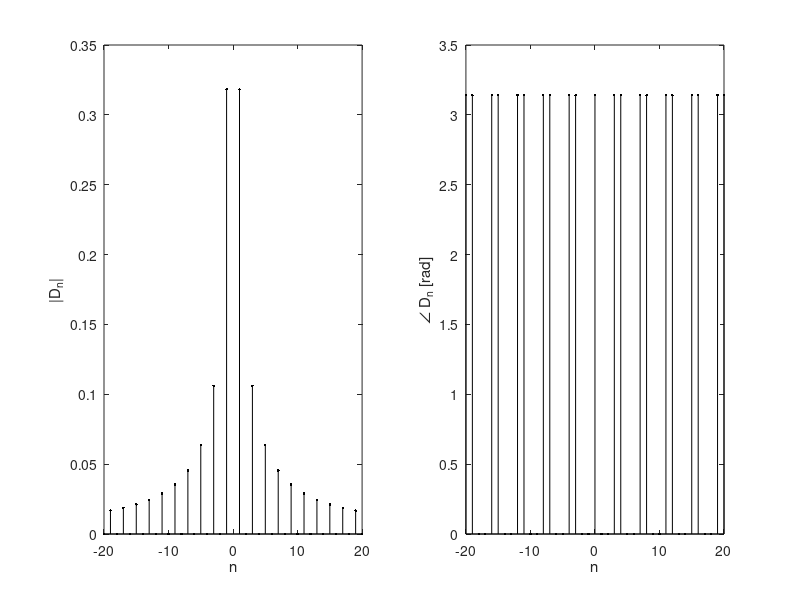

MATLAB code to generate this figure:
clf;
n = (-20:20);
D_n = (1./(n.*pi).*sin((n.*pi)./2));
subplot(1,2,1); stem(n,abs(D_n),'.k');
xlabel('n'); ylabel('|D_n|');
subplot(1,2,2); stem(n,angle(D_n),'.k');
xlabel('n'); ylabel('\angle D_n [rad]');